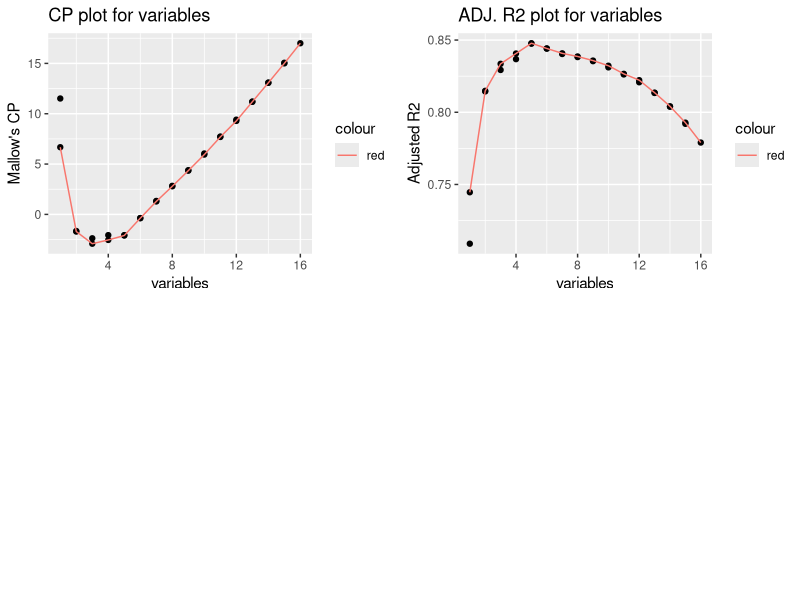
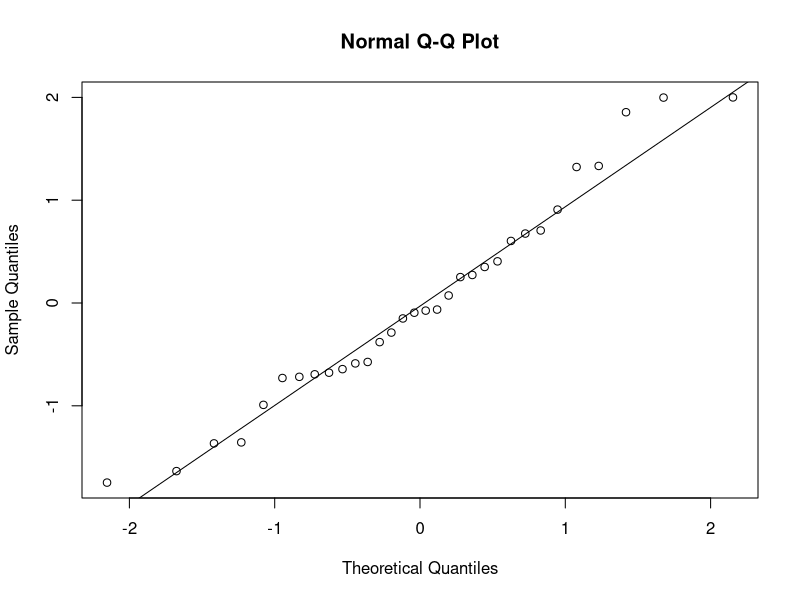

Write R code to recreate these figures, in order. (Note: this script raises an error after producing the figures.)
## ---- chunk 1
library(data.table)
library(leaps)
library(ggplot2)
library(knitr)
library(gridExtra)

data("mtcars")

# Formatting mtcars dataset
mtcars <- as.data.table(mtcars)
mtcars[, `:=`(cyl = factor(cyl),
              vs = factor(vs),
              am = factor(am),
              gear = factor(gear),
              carb = factor(carb)
)]

# Exhaustive search for variables
regfit.full <- regsubsets(mpg ~ ., data = mtcars, nbest = 2, nvmax = 16, method = "exhaustive")
regfit.summary <- summary(regfit.full)
## ---- chunk 2
kable(regfit.summary$outmat)
## ---- chunk 3
# Plotting adjusted R^2 for the results, percentage of variation explained
adjusted.R2 <- data.table(variables = rep(x = 1:16, each = 2, length.out = 31), R2 = regfit.summary$adjr2)
r2 <- ggplot(data = adjusted.R2, aes(x = variables, y = R2)) +
    geom_point() +
    geom_line(data = adjusted.R2[, .SD[1], by = .(variables)], aes(colour = "red")) +
    ylab("Adjusted R2") + ggtitle("ADJ. R2 plot for variables")

# Constructing Mallows cp table and plotting the data using ggplot2
mallow.cp <- data.table(variables = rep(x = 1:16, each = 2, length.out = 31), cp = regfit.summary$cp)
cp <- ggplot(data = mallow.cp, aes(x = variables, y = cp)) + 
    geom_point() + 
    geom_line(data = mallow.cp[,.SD[1],by = .(variables)], aes(colour = "red")) +
    ylab("Mallow's CP") + ggtitle("CP plot for variables")
grid.arrange(cp, r2, ncol = 2, heights = c(5, 5))
## ---- chunk 4
data(mtcars)
model.fit <- lm(mpg ~ factor(cyl) + hp + wt + qsec + factor(am), data = mtcars)
model.summary <- summary(model.fit)
model.summary$coefficients
## ---- chunk 5
data(mtcars)
base.model.fit <- lm(mpg ~ factor(am), data = mtcars)
base.model.summary <- summary(base.model.fit)
base.model.summary$coefficients
## ---- chunk 6
anova(model.fit, base.model.fit)
## ---- chunk 7
rp <- ggplot(data = model.fit, aes(x = .fitted, y = .resid)) + 
    geom_point() + geom_smooth() +
    geom_hline(colour = "red", yintercept = 0) +
    ylab("Residuals") + xlab("Fitted Values") + ggtitle("Residual plot")

qq <- ggplot(data = model.fit, aes(x = qqnorm(.stdresid)[[1]], y = .stdresid)) +
    geom_point(na.rm = TRUE) + 
    geom_abline(aes(qqline(.stdresid))) +
    xlab("Theoretical Quantiles") + ylab("Standardized Residuals") + ggtitle("QQ plot")

sr <- ggplot(data = model.fit, aes(.fitted, sqrt(abs(.stdresid)))) +
    geom_point(na.rm=TRUE) + geom_smooth(method="loess", na.rm = TRUE) +
    xlab("Fitted Value") + ylab("Standardized residuals") +
    ggtitle("Scale-Location")
grid.arrange(rp, qq, sr, ncol = 3, heights = c(5, 5))
## ---- chunk 8
kable(tail(sort(hatvalues(model.fit)),4))
## ---- chunk 9
data(mtcars)
mtcars <- as.data.table(mtcars)

# TM: Manual & AM: Automatic
mean.TM <- mtcars[am == 0, mean(mpg)]
mean.AM <- mtcars[am == 1, mean(mpg)]

no.TM <- length(mtcars[am == 0]) - 1
no.AM <- length(mtcars[am == 1]) - 1

sd.TM <- sd(mtcars[am == 0, mpg]) ^ 2
sd.AM <- sd(mtcars[am == 1, mpg]) ^ 2

SD.pooled <- sqrt((no.TM * sd.TM + no.AM * sd.AM)/(no.TM + no.AM))

effect.size <- (mean.TM - mean.AM)/SD.pooled
es.conf.int <- ((no.AM + no.TM + 2)/((no.AM + 1)*(no.TM + 1)) + (effect.size^2)/2*(no.AM + no.TM + 2)) ^ 0.5

paste("Effect Size: ", round(effect.size, 2), sep = " ")
paste("Conf Int: ", round(es.conf.int, 2), sep = " ")
